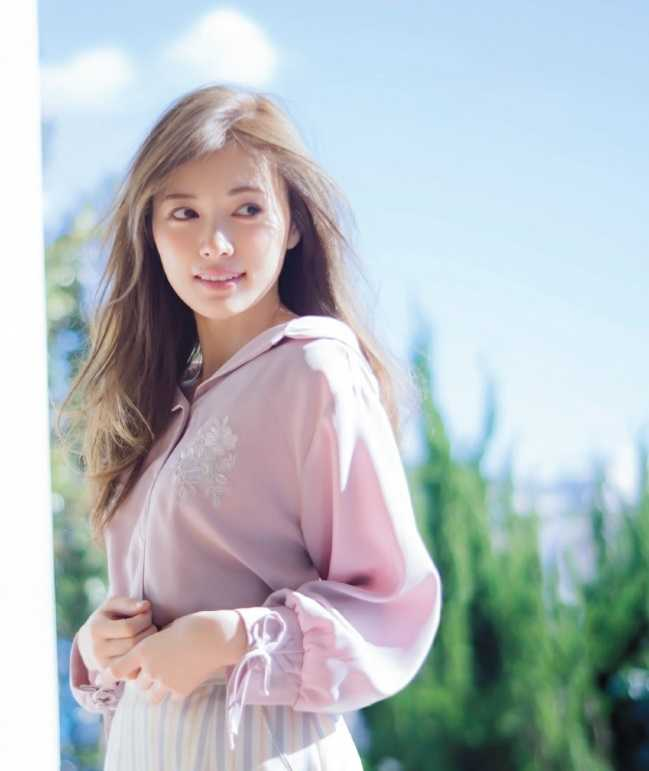
#> input picture data/img.jpg, 649 x 771 px
$ python main.py
#> lines starting #> are read from the running program, lines starting #| are printed output that depends on the picture
# -*- coding: utf-8 -*-

from PIL import Image
import os, cv2, random

def add_hat(img, out, factor=1.4):
#> called with img = 'data/img.jpg', out = 'data/out.png', factor = 1.4
	hats = ['data/hats/'+fn for fn in os.listdir('data/hats/') if fn.endswith('.png')]
	face_cascade = cv2.CascadeClassifier('./haarcascade_frontalface_default.xml')
	faces = face_cascade.detectMultiScale(
	    cv2.cvtColor(cv2.imread(img),cv2.COLOR_BGR2GRAY),
	    scaleFactor=factor,minNeighbors=1,minSize=(5,5),flags=cv2.CASCADE_SCALE_IMAGE)
#> faces = [[46, 378, 66, 66], [128, 144, 181, 181]]
	bg = Image.open(img)
	for (x,y,w,h) in faces:
		idx = random.randint(0,len(hats)-1)
		hat = Image.open(hats[idx]).convert('RGBA')
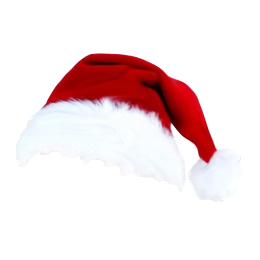
#> input picture data/hats/hat.png, 260 x 260 px
#> hat is the input picture: PIL image 260x260 RGBA; mean R, G, B, A 236.4, 219.5, 222, 71.2
		hat = hat.resize((int(w*factor),int(h*factor)))
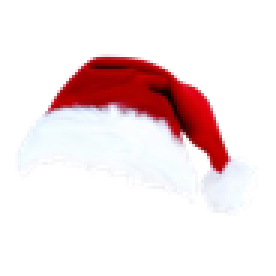
#> hat: PIL image 92x92 RGBA (shown 3 times larger); mean R, G, B, A 64.4, 47.8, 49.2, 71.2; transparent parts drawn white
		pos = (x,y-int(h*factor/2))
#> pos = (46, 332)
		bg.paste(hat,pos,hat)
	bg.save(out)

if __name__ == '__main__':
	add_hat('data/img.jpg','data/out.png')
